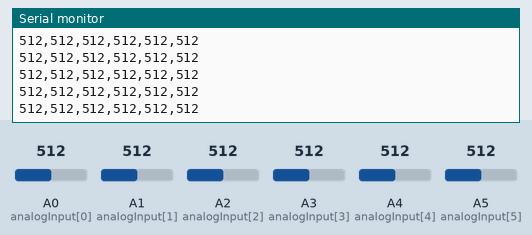
Recording of a sketch running on a simulated Arduino Uno, built with avr-gcc and run on an emulated ATmega328P. Shown: the last lines printed to the serial monitor. The test bench sets the inputs (shaded band); at power-on: A0 (analogInput[0]) = 512, A2 (analogInput[2]) = 512, A1 (analogInput[1]) = 512, A3 (analogInput[3]) = 512, A4 (analogInput[4]) = 512, A5 (analogInput[5]) = 512.

Above: at 1.2 s.
1.3 s: A0 (analogInput[0]) set to 108
At 1.8 s:
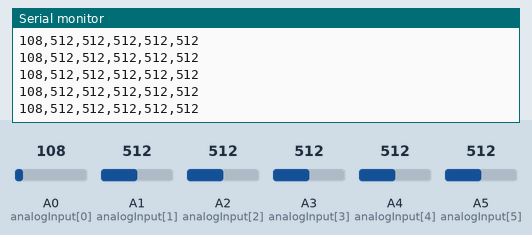
4.3 s: A0 (analogInput[0]) set to 95
At 5.1 s:
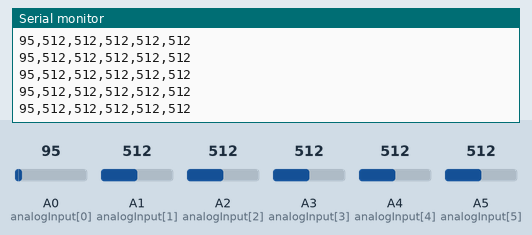
5.8 s: A2 (analogInput[2]) set to 108
At 6.8 s:
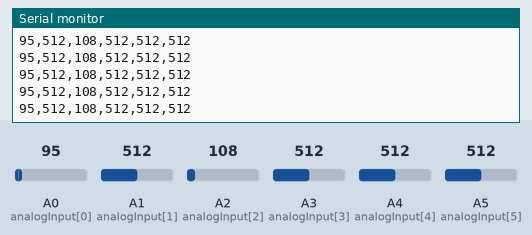
7.3 s: A2 (analogInput[2]) set to 91
At 7.8 s:
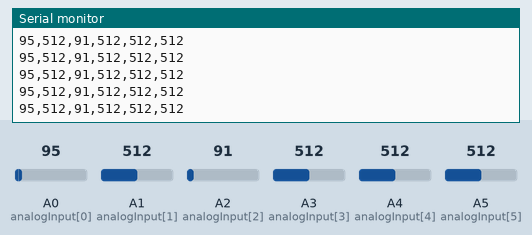
Timing chart, 0 to 10.3 s (numbered marks = the images above; inputs shaded):
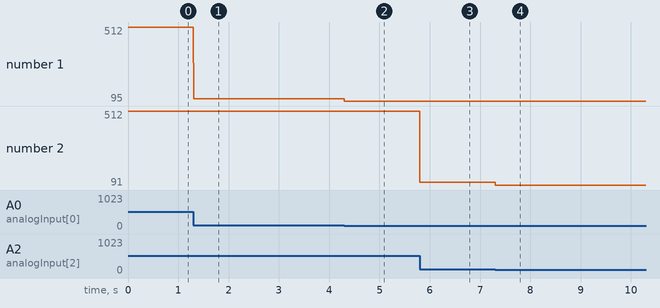

Measured:
- after the input at 1.3 s, the serial monitor: prints a new line at once (image 1)
- after the input at 4.3 s, the serial monitor: prints a new line at once (image 2)
- after the input at 5.8 s, the serial monitor: prints a new line at once (image 3)
- after the input at 7.3 s, the serial monitor: prints a new line at once (image 4)
- plotted number 1: 512 → 108 after the input at 1.3 s, 108 → 95 after the input at 4.3 s
- plotted number 2: 108 → 91 after the input at 7.3 s

The sketch:

EMG_6ch_fix.ino
```cpp
// 6-channel EMG reader (crosstalk-fixed)
// Each pin is read twice: the first dummy read lets the ADC settle,
// removing crosstalk between analog channels.
// Serial at 115200 baud for a higher sample rate.
int analogInput[6] = {A0, A1, A2, A3, A4, A5};
int value[6];

void setup()
{
  Serial.begin(115200);
}

void loop()
{
  for (int i = 0; i < 6; i++)
  {
    analogRead(analogInput[i]);          // dummy read: charge the sample-and-hold capacitor
    delayMicroseconds(50);
    value[i] = analogRead(analogInput[i]);
  }
  for (int i = 0; i < 5; i++)
  {
    Serial.print(value[i]);
    Serial.print(",");
  }
  Serial.println(value[5]);
  delay(2);
}
```
